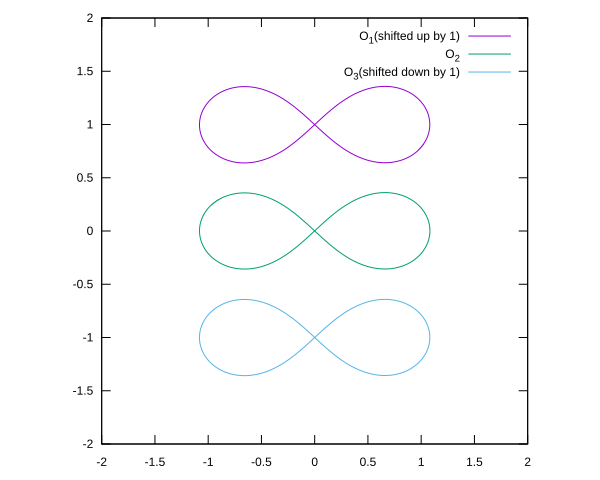

Write gnuplot code to recreate this figure.
set terminal svg background "white"
set out "test_figure_eight_graph.svg"
set xrange[-2:2]
set yrange[-2:2]
set isotropic

plot \
	"test_figure_eight_out.txt" using 1:($2+1) with lines title "O_1 (shifted up by 1)",\
	"test_figure_eight_out.txt" using 3:4 with lines title      "O_2                  ",\
	"test_figure_eight_out.txt" using 5:($6-1) with lines title "O_3 (shifted down by 1)"
	# "test_figure_eight_out.txt" using (sqrt(($1-$3)**2 + ($2-$4)**2)) with lines title "distance between o_1 and o_2",\
